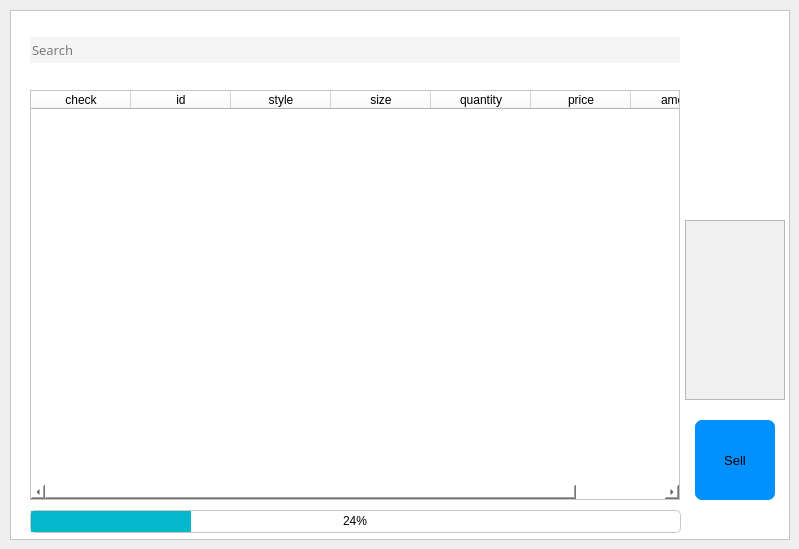
    <widget class="QWidget" name="tab_4">
     <attribute name="title">
      <string>Sell</string>
     </attribute>
     <widget class="QFrame" name="frame_4">
      <property name="geometry">
       <rect>
        <x>10</x>
        <y>10</y>
        <width>780</width>
        <height>530</height>
       </rect>
      </property>
      <property name="styleSheet">
       <string notr="true">background-color:rgb(255, 255, 255);</string>
      </property>
      <property name="frameShape">
       <enum>QFrame::StyledPanel</enum>
      </property>
      <property name="frameShadow">
       <enum>QFrame::Raised</enum>
      </property>
      <widget class="QTableWidget" name="tableWidget_sellGoods">
       <property name="enabled">
        <bool>true</bool>
       </property>
       <property name="geometry">
        <rect>
         <x>20</x>
         <y>80</y>
         <width>650</width>
         <height>410</height>
        </rect>
       </property>
       <property name="styleSheet">
        <string notr="true">QScrollBar{background:transparent; height:10px;}
QScrollBar::handle{background:lightgray; border:0px;}
QScrollBar::handle:hover{background:gray;}
QScrollBar::sub-line{background:transparent;}
QScrollBar::add-line{background:transparent;}
</string>
       </property>
       <property name="dragEnabled">
        <bool>true</bool>
       </property>
       <column>
        <property name="text">
         <string>check</string>
        </property>
        <property name="textAlignment">
         <set>AlignCenter</set>
        </property>
       </column>
       <column>
        <property name="text">
         <string>id</string>
        </property>
       </column>
       <column>
        <property name="text">
         <string>style</string>
        </property>
       </column>
       <column>
        <property name="text">
         <string>size</string>
        </property>
       </column>
       <column>
        <property name="text">
         <string>quantity</string>
        </property>
       </column>
       <column>
        <property name="text">
         <string>price</string>
        </property>
       </column>
       <column>
        <property name="text">
         <string>amount</string>
        </property>
       </column>
      </widget>
      <widget class="QPushButton" name="pushButton_sell">
       <property name="geometry">
        <rect>
         <x>685</x>
         <y>410</y>
         <width>80</width>
         <height>80</height>
        </rect>
       </property>
       <property name="font">
        <font>
         <pointsize>10</pointsize>
        </font>
       </property>
       <property name="styleSheet">
        <string notr="true">QPushButton{
color:rgb(0, 0, 0);
background-color: rgb(1, 145, 255);
border:0px;
border-bottom-left-radius:7px; 
border-bottom-right-radius:7px; 
border-top-left-radius:7px; 
border-top-right-radius:7px; 
}
QPushButton:hover{
	background-color:rgb(126, 143, 255);
}</string>
       </property>
       <property name="text">
        <string>Sell</string>
       </property>
      </widget>
      <widget class="QPushButton" name="pushButton_sellSearch">
       <property name="geometry">
        <rect>
         <x>644</x>
         <y>27</y>
         <width>26</width>
         <height>26</height>
        </rect>
       </property>
       <property name="styleSheet">
        <string notr="true">QPushButton{
	background-color:rgb(245, 245, 245);
	color:rgb(215, 215, 215);
	text-align:center;
	border:0px;
}

QPushButton:hover{
	color:rgb(1, 145, 255);
}</string>
       </property>
       <property name="text">
        <string/>
       </property>
      </widget>
      <widget class="QLineEdit" name="lineEdit_sellSearch">
       <property name="geometry">
        <rect>
         <x>20</x>
         <y>27</y>
         <width>624</width>
         <height>26</height>
        </rect>
       </property>
       <property name="font">
        <font>
         <family>SimSun-ExtB</family>
         <pointsize>10</pointsize>
        </font>
       </property>
       <property name="styleSheet">
        <string notr="true">background-color:rgb(245, 245, 245);
border:0px;</string>
       </property>
       <property name="placeholderText">
        <string>Search</string>
       </property>
      </widget>
      <widget class="QFrame" name="frame_12">
       <property name="geometry">
        <rect>
         <x>675</x>
         <y>210</y>
         <width>100</width>
         <height>180</height>
        </rect>
       </property>
       <property name="styleSheet">
        <string notr="true">background-color:rgb(240, 240, 240);</string>
       </property>
       <property name="frameShape">
        <enum>QFrame::StyledPanel</enum>
       </property>
       <property name="frameShadow">
        <enum>QFrame::Raised</enum>
       </property>
       <widget class="QLabel" name="label_font_totalCount">
        <property name="geometry">
         <rect>
          <x>10</x>
          <y>20</y>
          <width>25</width>
          <height>25</height>
         </rect>
        </property>
        <property name="text">
         <string/>
        </property>
       </widget>
       <widget class="QLabel" name="label_sell_totalCount">
        <property name="geometry">
         <rect>
          <x>10</x>
          <y>60</y>
          <width>70</width>
          <height>20</height>
         </rect>
        </property>
        <property name="text">
         <string/>
        </property>
       </widget>
       <widget class="QLabel" name="label_sell_totalPrice">
        <property name="geometry">
         <rect>
          <x>10</x>
          <y>140</y>
          <width>70</width>
          <height>20</height>
         </rect>
        </property>
        <property name="text">
         <string/>
        </property>
       </widget>
       <widget class="QLabel" name="label_font_totalPrice">
        <property name="geometry">
         <rect>
          <x>10</x>
          <y>100</y>
          <width>25</width>
          <height>25</height>
         </rect>
        </property>
        <property name="text">
         <string/>
        </property>
       </widget>
      </widget>
      <widget class="QProgressBar" name="progressBar_sell">
       <property name="geometry">
        <rect>
         <x>20</x>
         <y>500</y>
         <width>651</width>
         <height>23</height>
        </rect>
       </property>
       <property name="styleSheet">
        <string notr="true">QProgressBar::chunk {
   background-color: #05B8CC;
   width: 20px;
}
QProgressBar {
   border: 1px solid rgb(200, 200, 200);
   border-radius: 5px;
   text-align: center;
}</string>
       </property>
       <property name="value">
        <number>24</number>
       </property>
      </widget>
     </widget>
    </widget>
